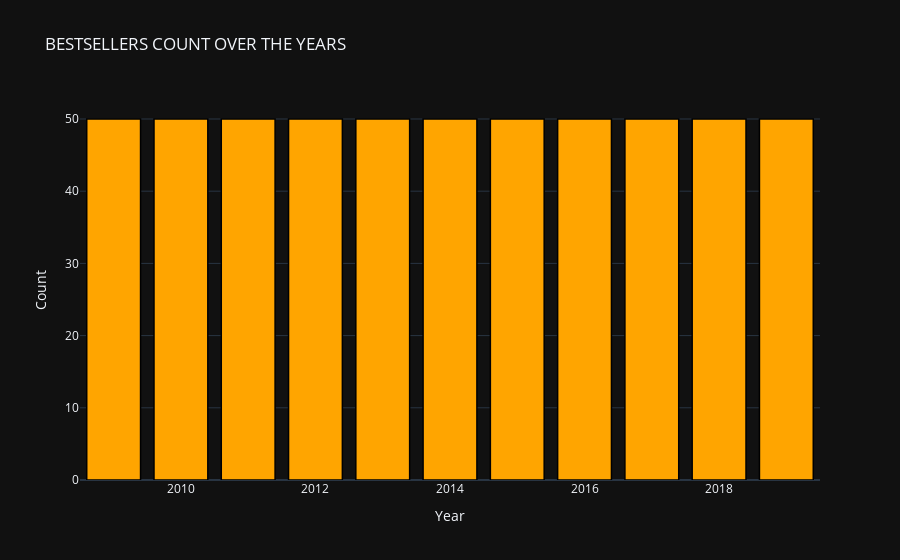
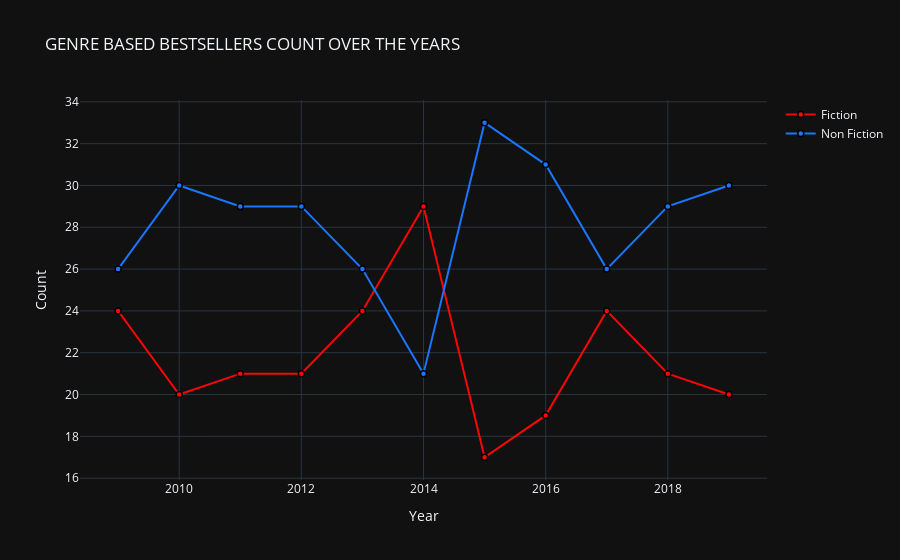

These figures' notebook cell, in order:
### Code cell
temp_df1 = df['Year'].value_counts().reset_index()


# create trace1
trace1 = go.Bar(
                x = temp_df1['index'],
                y = temp_df1['Year'],
                marker = dict(color = 'rgb(255,165,0)',
                             line=dict(color='rgb(0,0,0)',width=1.5)))
layout = go.Layout(template= "plotly_dark",title = 'BESTSELLERS COUNT OVER THE YEARS' , xaxis = dict(title = 'Year'), yaxis = dict(title = 'Count'))
fig = go.Figure(data = [trace1], layout = layout)
fig.show()
d1 = df[df["Genre"] == "Fiction"]
d2 = df[df["Genre"] == "Non Fiction"]

col ="Year"

vc1 = d1[col].value_counts().reset_index()
vc1 = vc1.rename(columns = {col : "count", "index" : col})
vc1['percent'] = vc1['count'].apply(lambda x : 100*x/sum(vc1['count']))
vc1 = vc1.sort_values(col)

vc2 = d2[col].value_counts().reset_index()
vc2 = vc2.rename(columns = {col : "count", "index" : col})
vc2['percent'] = vc2['count'].apply(lambda x : 100*x/sum(vc2['count']))
vc2 = vc2.sort_values(col)

trace1 = go.Scatter(
                    x=vc1[col], 
                    y=vc1["count"], 
                    name="Fiction", 
                    marker=dict(color = 'rgb(249, 6, 6)',
                             line=dict(color='rgb(0,0,0)',width=1.5)))

trace2 = go.Scatter(
                    x=vc2[col], 
                    y=vc2["count"], 
                    name="Non Fiction", 
                    marker= dict(color = 'rgb(26, 118, 255)',
                              line=dict(color='rgb(0,0,0)',width=1.5)))
layout = go.Layout(hovermode= 'closest', title = 'GENRE BASED BESTSELLERS COUNT OVER THE YEARS' , xaxis = dict(title = 'Year'), yaxis = dict(title = 'Count'),template= "plotly_dark")
fig = go.Figure(data = [trace1, trace2], layout=layout)
fig.show()

### Figure 1 — Plotly figure (JSON) as saved in the notebook; plotly's stock layout.template omitted (floating-point values rounded to 4 significant figures)
{"data": [{"marker": {"color": "rgb(255,165,0)", "line": {"color": "rgb(0,0,0)", "width": 1.5}}, "type": "bar", "x": [2009, 2010, 2011, 2012, 2013, 2014, 2015, 2016, 2017, 2018, 2019], "y": [50, 50, 50, 50, 50, 50, 50, 50, 50, 50, 50]}], "layout": {"title": {"text": "BESTSELLERS COUNT OVER THE YEARS"}, "xaxis": {"title": {"text": "Year"}}, "yaxis": {"title": {"text": "Count"}}}}

### Figure 2 — Plotly figure (JSON) as saved in the notebook; plotly's stock layout.template omitted (floating-point values rounded to 4 significant figures)
{"data": [{"marker": {"color": "rgb(249, 6, 6)", "line": {"color": "rgb(0,0,0)", "width": 1.5}}, "name": "Fiction", "type": "scatter", "x": [2009, 2010, 2011, 2012, 2013, 2014, 2015, 2016, 2017, 2018, 2019], "y": [24, 20, 21, 21, 24, 29, 17, 19, 24, 21, 20]}, {"marker": {"color": "rgb(26, 118, 255)", "line": {"color": "rgb(0,0,0)", "width": 1.5}}, "name": "Non Fiction", "type": "scatter", "x": [2009, 2010, 2011, 2012, 2013, 2014, 2015, 2016, 2017, 2018, 2019], "y": [26, 30, 29, 29, 26, 21, 33, 31, 26, 29, 30]}], "layout": {"hovermode": "closest", "title": {"text": "GENRE BASED BESTSELLERS COUNT OVER THE YEARS"}, "xaxis": {"title": {"text": "Year"}}, "yaxis": {"title": {"text": "Count"}}}}
